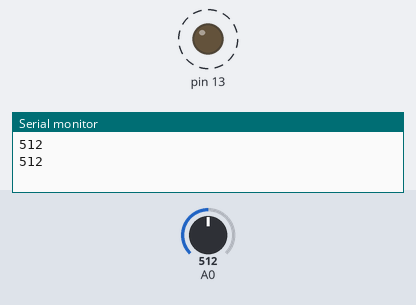
Simulated run of this sketch. Board: Arduino Uno, built with avr-gcc and run on an emulated ATmega328P. On the bench: output pins drawn as LEDs (lit = HIGH), the last lines printed to the serial monitor. Dashed ring = blinking. The test bench sets the inputs (shaded band); at power-on: A0 = 512.

Above: at 1.8 s.
1.9 s: A0 set to 306
At 2.2 s:
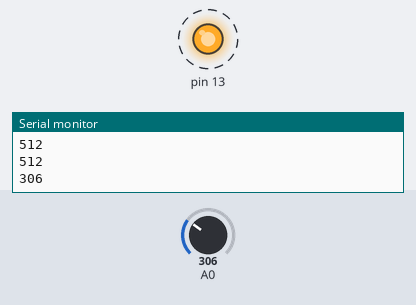
5.4 s: A0 set to 122
At 5.56 s:
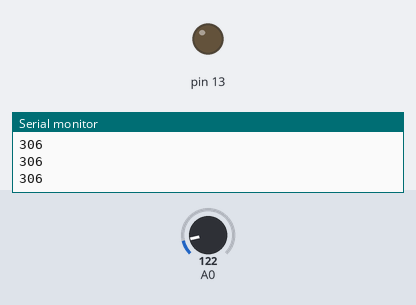
Timing chart, 0 to 14.9 s (numbered marks = the images above; inputs shaded):
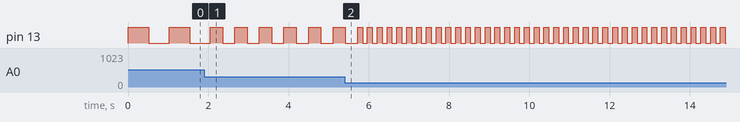

Measured:
- after the input at 1.9 s, pin 13: alternates HIGH for 0.31 s and LOW for 0.31 s, starting after 0.46 s
- by itself, pin 13: alternates HIGH for 0.51 s and LOW for 0.51 s

The sketch:

Poten.ino
```cpp
int input_value;

void setup()
{
  pinMode(13, OUTPUT);
  Serial.begin(9600);
}

void loop()
{
  input_value = analogRead(A0);
  Serial.println(input_value);
  digitalWrite(13,HIGH);
  delay(input_value);
  digitalWrite(13,LOW);
  delay(input_value);
}
```
